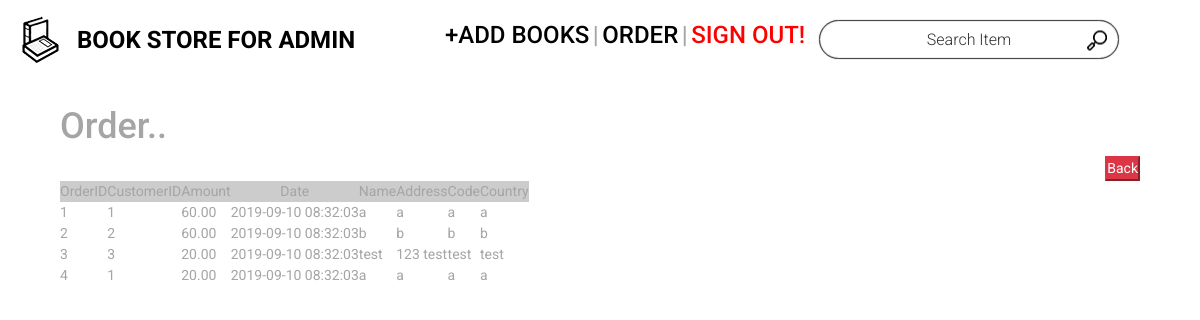
The page /admin_order.php on the database its author committed.
### tables this page shows
CREATE TABLE `orders` (
  `orderid` int(10) UNSIGNED NOT NULL,
  `customerid` int(10) UNSIGNED NOT NULL,
  `amount` decimal(6,2) DEFAULT NULL,
  `date` timestamp NOT NULL DEFAULT CURRENT_TIMESTAMP,
  `ship_name` char(60) NOT NULL,
  `ship_address` char(80) NOT NULL,
  `ship_city` char(30) NOT NULL,
  `ship_zip_code` char(10) NOT NULL,
  `ship_country` char(20) NOT NULL
);

### admin_order.php (the view, shortened to what this page needs)
<?php
$con= mysqli_connect("localhost","root","12345678","www_project") or die("Error: " . mysqli_error($con));
mysqli_query($con, "SET NAMES 'utf8' ");
$query = "SELECT * FROM orders ORDER BY orderid asc" or die("Error:" . mysqli_error());
$result = mysqli_query($con, $query);
require("./template/admin-header.php");
?>
<!DOCTYPE html>
<html lang="en">
<head>
<link rel="stylesheet" type="text/css" href="styles/bootstrap-4.1.2/bootstrap.min.css">
<link href="plugins/font-awesome-4.7.0/css/font-awesome.min.css" rel="stylesheet" type="text/css">
<link rel="stylesheet" type="text/css" href="plugins/OwlCarousel2-2.2.1/owl.carousel.css">
<link rel="stylesheet" type="text/css" href="plugins/OwlCarousel2-2.2.1/owl.theme.default.css">
<link rel="stylesheet" type="text/css" href="plugins/OwlCarousel2-2.2.1/animate.css">
<link rel="stylesheet" type="text/css" href="styles/main_styles.css">
<link rel="stylesheet" type="text/css" href="styles/responsive.css">
<body>
<div class="col-lg-12 col-md-12 col-sm-12 col-xs-12 ">
  <div class="box-body">&nbsp;
    <h2>Order..</h2>
    <div align="right"><a  href="admin_book.php">
      <button class="btn-danger">Back</button>
      </a></div>
    <?php
              echo "<table>";
echo "<tr align='center' bgcolor='#CCCCCC'><td>OrderID</td><td>CustomerID</td><td>Amount</td><td>Date</td><td>Name</td><td>Address</td><td>Code</td><td>Country</td></tr>";
while($row = mysqli_fetch_array($result)) {
  echo "<tr>";
  echo "<td>" .$row["orderid"] .  "</td> ";
  echo "<td>" .$row["customerid"] .  "</td> ";
    echo "<td>" .$row["amount"] ."</td> ";
	echo "<td>" .$row["date"] ."</td> ";
  echo "<td>" .$row["ship_name"] .  "</td> ";
  echo "<td>" .$row["ship_address"] .  "</td> ";
  echo "<td>" .$row["ship_zip_code"] .  "</td> ";
  echo "<td>" .$row["ship_country"] .  "</td> ";
  echo "</tr>";
}
echo "</table>";
?>
  </div>
</div>
</body>
</html>

### styles/main_styles.css (style rules this page uses)
* { margin: 0; padding: 0; -webkit-font-smoothing: antialiased; -webkit-text-shadow: rgba(0,0,0,.01) 0 0 1px; text-shadow: rgba(0,0,0,.01) 0 0 1px; }
body { font-family: 'Roboto', sans-serif; font-size: 14px; font-weight: 400; background: #FFFFFF; color: #a5a5a5; }
div { display: block; position: relative; -webkit-box-sizing: border-box; -moz-box-sizing: border-box; box-sizing: border-box; }
a { -webkit-transition: all 200ms ease; -moz-transition: all 200ms ease; -ms-transition: all 200ms ease; -o-transition: all 200ms ease; transition: all 200ms ease; }
a, a:hover, a:visited, a:active, a:link { text-decoration: none; -webkit-font-smoothing: antialiased; -webkit-text-shadow: rgba(0,0,0,.01) 0 0 1px; text-shadow: rgba(0,0,0,.01) 0 0 1px; }
h2 { font-size: 36px; }
h1, h2, h3, h4, h5, h6 { font-family: 'Roboto', sans-serif; -webkit-font-smoothing: antialiased; -webkit-text-shadow: rgba(0,0,0,.01) 0 0 1px; text-shadow: rgba(0,0,0,.01) 0 0 1px; line-height: 1.2; }

### rows shown on the page
orders: orderid "1", customerid "1", amount "60.00", date "2019-09-10 08:32:03", ship_name "a", ship_address "a", ship_zip_code "a", ship_country "a"
orders: orderid "2", customerid "2", amount "60.00", date "2019-09-10 08:32:03", ship_name "b", ship_address "b", ship_zip_code "b", ship_country "b"
orders: orderid "3", customerid "3", amount "20.00", date "2019-09-10 08:32:03", ship_name "test", ship_address "123 test", ship_zip_code "test", ship_country "test"
orders: orderid "4", customerid "1", amount "20.00", date "2019-09-10 08:32:03", ship_name "a", ship_address "a", ship_zip_code "a", ship_country "a"
